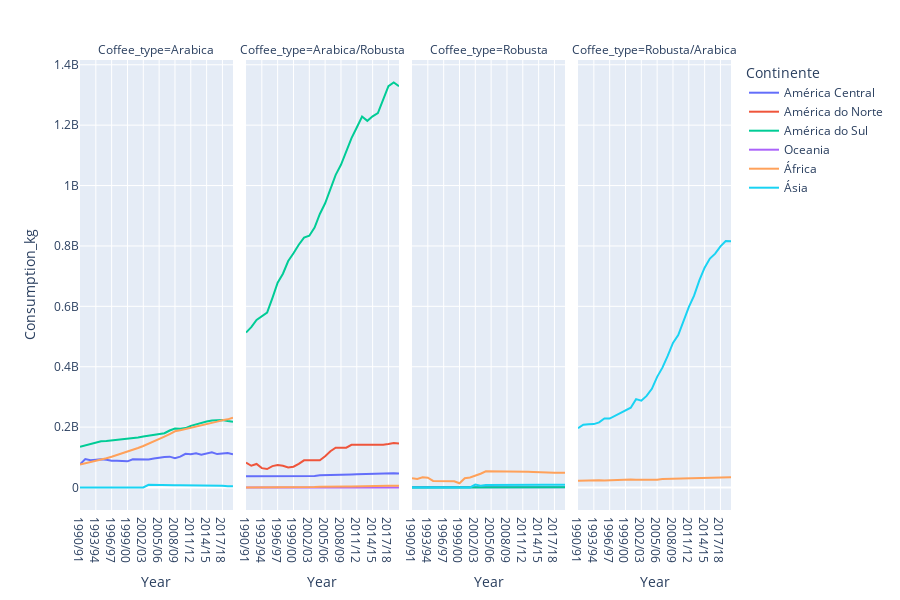

The code cell stored with this chart in its notebook:
### Code cell
fig = px.line(data_continent,
        x = 'Year',
        y = 'Consumption_kg',
        color = 'Continente',
        facet_col = 'Coffee_type')
fig.update_layout(height = 600)
fig.show()

### Figure 1 — Plotly figure (JSON) as saved in the notebook; plotly's stock layout.template omitted (floating-point values rounded to 4 significant figures)
{"data": [{"hovertemplate": "Continente=América Central<br>Coffee_type=Arabica<br>Year=%{x}<br>Consumption_kg=%{y}<extra></extra>", "legendgroup": "América Central", "line": {"color": "#636efa", "dash": "solid"}, "marker": {"symbol": "circle"}, "mode": "lines", "name": "América Central", "orientation": "v", "showlegend": true, "type": "scatter", "x": ["1990/91", "1991/92", "1992/93", "1993/94", "1994/95", "1995/96", "1996/97", "1997/98", "1998/99", "1999/00", "2000/01", "2001/02", "2002/03", "2003/04", "2004/05", "2005/06", "2006/07", "2007/08", "2008/09", "2009/10", "2010/11", "2011/12", "2012/13", "2013/14", "2014/15", "2015/16", "2016/17", "2017/18", "2018/19", "2019/20"], "xaxis": "x", "y": [76809240, 94266000, 90516000, 92676000, 93796020, 91990020, 88917660, 88576920, 86578020, 86676000, 93359820, 92557380, 92875440, 93012900, 96106680, 99349140, 101279100, 102128700, 96638340, 102181800, 111417960, 110132940, 113313660, 108337260, 111809040, 116926020, 110651100, 112940040, 114060000, 110460000], "yaxis": "y"}, {"hovertemplate": "Continente=América Central<br>Coffee_type=Arabica/Robusta<br>Year=%{x}<br>Consumption_kg=%{y}<extra></extra>", "legendgroup": "América Central", "line": {"color": "#636efa", "dash": "solid"}, "marker": {"symbol": "circle"}, "mode": "lines", "name": "América Central", "orientation": "v", "showlegend": false, "type": "scatter", "x": ["1990/91", "1991/92", "1992/93", "1993/94", "1994/95", "1995/96", "1996/97", "1997/98", "1998/99", "1999/00", "2000/01", "2001/02", "2002/03", "2003/04", "2004/05", "2005/06", "2006/07", "2007/08", "2008/09", "2009/10", "2010/11", "2011/12", "2012/13", "2013/14", "2014/15", "2015/16", "2016/17", "2017/18", "2018/19", "2019/20"], "xaxis": "x2", "y": [37200000, 37200000, 37200000, 37800000, 38400000, 39600000, 37500000, 37500000, 37500000, 37500000, 37500000, 38411880, 38411880, 38400000, 40679880, 40679880, 40679880, 40680000, 42780000, 41880000, 43080000, 43680000, 44280000, 45199980, 46080000, 46680000, 46800000, 47100000, 47100000, 46200000], "yaxis": "y2"}, {"hovertemplate": "Continente=América Central<br>Coffee_type=Robusta<br>Year=%{x}<br>Consumption_kg=%{y}<extra></extra>", "legendgroup": "América Central", "line": {"color": "#636efa", "dash": "solid"}, "marker": {"symbol": "circle"}, "mode": "lines", "name": "América Central", "orientation": "v", "showlegend": false, "type": "scatter", "x": ["1990/91", "1991/92", "1992/93", "1993/94", "1994/95", "1995/96", "1996/97", "1997/98", "1998/99", "1999/00", "2000/01", "2001/02", "2002/03", "2003/04", "2004/05", "2005/06", "2006/07", "2007/08", "2008/09", "2009/10", "2010/11", "2011/12", "2012/13", "2013/14", "2014/15", "2015/16", "2016/17", "2017/18", "2018/19", "2019/20"], "xaxis": "x3", "y": [480000, 690000, 600000, 600000, 840000, 840000, 840000, 840000, 840000, 840000, 840000, 840000, 840000, 840000, 840000, 840000, 660000, 660000, 660000, 660000, 600000, 600000, 600000, 600000, 600000, 600000, 600000, 600000, 600000, 600000], "yaxis": "y3"}, {"hovertemplate": "Continente=América do Norte<br>Coffee_type=Arabica/Robusta<br>Year=%{x}<br>Consumption_kg=%{y}<extra></extra>", "legendgroup": "América do Norte", "line": {"color": "#EF553B", "dash": "solid"}, "marker": {"symbol": "circle"}, "mode": "lines", "name": "América do Norte", "orientation": "v", "showlegend": true, "type": "scatter", "x": ["1990/91", "1991/92", "1992/93", "1993/94", "1994/95", "1995/96", "1996/97", "1997/98", "1998/99", "1999/00", "2000/01", "2001/02", "2002/03", "2003/04", "2004/05", "2005/06", "2006/07", "2007/08", "2008/09", "2009/10", "2010/11", "2011/12", "2012/13", "2013/14", "2014/15", "2015/16", "2016/17", "2017/18", "2018/19", "2019/20"], "xaxis": "x2", "y": [82440000, 72000000, 78000000, 64200000, 61200000, 70740000, 74100000, 72060000, 66480000, 69000000, 78300000, 90000000, 90000000, 90000000, 90000000, 103500000, 120000000, 132000000, 132000000, 132000000, 141240000, 141240000, 141240000, 139260000, 140820000, 139740000, 141600000, 144000000, 147000000, 145500000], "yaxis": "y2"}, {"hovertemplate": "Continente=América do Sul<br>Coffee_type=Arabica<br>Year=%{x}<br>Consumption_kg=%{y}<extra></extra>", "legendgroup": "América do Sul", "line": {"color": "#00cc96", "dash": "solid"}, "marker": {"symbol": "circle"}, "mode": "lines", "name": "América do Sul", "orientation": "v", "showlegend": true, "type": "scatter", "x": ["1990/91", "1991/92", "1992/93", "1993/94", "1994/95", "1995/96", "1996/97", "1997/98", "1998/99", "1999/00", "2000/01", "2001/02", "2002/03", "2003/04", "2004/05", "2005/06", "2006/07", "2007/08", "2008/09", "2009/10", "2010/11", "2011/12", "2012/13", "2013/14", "2014/15", "2015/16", "2016/17", "2017/18", "2018/19", "2019/20"], "xaxis": "x", "y": [134843400, 138988800, 143728200, 148405800, 152874000, 154317600, 155860800, 157566599, 159290400, 161216400, 163259400, 165454200, 168946200, 171370800, 174323400, 176790000, 179684580, 188805180, 195285600, 194428740, 196711440, 204243900, 209084520, 215341200, 218337060, 221722380, 222806484, 223306260, 220284600, 217846440], "yaxis": "y"}, {"hovertemplate": "Continente=América do Sul<br>Coffee_type=Arabica/Robusta<br>Year=%{x}<br>Consumption_kg=%{y}<extra></extra>", "legendgroup": "América do Sul", "line": {"color": "#00cc96", "dash": "solid"}, "marker": {"symbol": "circle"}, "mode": "lines", "name": "América do Sul", "orientation": "v", "showlegend": false, "type": "scatter", "x": ["1990/91", "1991/92", "1992/93", "1993/94", "1994/95", "1995/96", "1996/97", "1997/98", "1998/99", "1999/00", "2000/01", "2001/02", "2002/03", "2003/04", "2004/05", "2005/06", "2006/07", "2007/08", "2008/09", "2009/10", "2010/11", "2011/12", "2012/13", "2013/14", "2014/15", "2015/16", "2016/17", "2017/18", "2018/19", "2019/20"], "xaxis": "x2", "y": [513000000, 531000000, 555000000, 567000000, 579000000, 627000000, 678000000, 708000000, 750000000, 775800000, 804000000, 827400000, 834000000, 861000000, 905760000, 941280000, 988860000, 1035600000, 1068600000, 1112400000, 1156920000, 1192200000, 1228800000, 1214400000, 1229280000, 1239780000, 1282800000, 1329120000, 1341300000, 1328940000], "yaxis": "y2"}, {"hovertemplate": "Continente=América do Sul<br>Coffee_type=Robusta<br>Year=%{x}<br>Consumption_kg=%{y}<extra></extra>", "legendgroup": "América do Sul", "line": {"color": "#00cc96", "dash": "solid"}, "marker": {"symbol": "circle"}, "mode": "lines", "name": "América do Sul", "orientation": "v", "showlegend": false, "type": "scatter", "x": ["1990/91", "1991/92", "1992/93", "1993/94", "1994/95", "1995/96", "1996/97", "1997/98", "1998/99", "1999/00", "2000/01", "2001/02", "2002/03", "2003/04", "2004/05", "2005/06", "2006/07", "2007/08", "2008/09", "2009/10", "2010/11", "2011/12", "2012/13", "2013/14", "2014/15", "2015/16", "2016/17", "2017/18", "2018/19", "2019/20"], "xaxis": "x3", "y": [0, 0, 0, 0, 0, 0, 0, 0, 292020, 261000, 112980, 250020, 261000, 285000, 330000, 336000, 343020, 420000, 508020, 493980, 510000, 516000, 522000, 528000, 534000, 540000, 540000, 540000, 540000, 540000], "yaxis": "y3"}, {"hovertemplate": "Continente=Oceania<br>Coffee_type=Arabica/Robusta<br>Year=%{x}<br>Consumption_kg=%{y}<extra></extra>", "legendgroup": "Oceania", "line": {"color": "#ab63fa", "dash": "solid"}, "marker": {"symbol": "circle"}, "mode": "lines", "name": "Oceania", "orientation": "v", "showlegend": true, "type": "scatter", "x": ["1990/91", "1991/92", "1992/93", "1993/94", "1994/95", "1995/96", "1996/97", "1997/98", "1998/99", "1999/00", "2000/01", "2001/02", "2002/03", "2003/04", "2004/05", "2005/06", "2006/07", "2007/08", "2008/09", "2009/10", "2010/11", "2011/12", "2012/13", "2013/14", "2014/15", "2015/16", "2016/17", "2017/18", "2018/19", "2019/20"], "xaxis": "x2", "y": [180000, 180000, 180000, 120000, 120000, 120000, 120000, 120000, 60000, 120000, 120000, 120000, 120000, 120000, 120000, 120000, 120000, 120000, 120000, 120000, 85800, 74160, 102660, 122340, 115440, 108000, 120000, 120000, 120000, 120000], "yaxis": "y2"}, {"hovertemplate": "Continente=África<br>Coffee_type=Arabica<br>Year=%{x}<br>Consumption_kg=%{y}<extra></extra>", "legendgroup": "África", "line": {"color": "#FFA15A", "dash": "solid"}, "marker": {"symbol": "circle"}, "mode": "lines", "name": "África", "orientation": "v", "showlegend": true, "type": "scatter", "x": ["1990/91", "1991/92", "1992/93", "1993/94", "1994/95", "1995/96", "1996/97", "1997/98", "1998/99", "1999/00", "2000/01", "2001/02", "2002/03", "2003/04", "2004/05", "2005/06", "2006/07", "2007/08", "2008/09", "2009/10", "2010/11", "2011/12", "2012/13", "2013/14", "2014/15", "2015/16", "2016/17", "2017/18", "2018/19", "2019/20"], "xaxis": "x", "y": [75750000, 79590000, 83605920, 87859980, 92329980, 96912000, 101700000, 107016000, 112536000, 118176000, 124296000, 130716000, 137395980, 144535980, 152076000, 159936000, 168276000, 177060000, 186300000, 189900000, 193620000, 197460000, 201300000, 205560000, 209640000, 214020000, 218220000, 222840000, 225660000, 231510000], "yaxis": "y"}, {"hovertemplate": "Continente=África<br>Coffee_type=Arabica/Robusta<br>Year=%{x}<br>Consumption_kg=%{y}<extra></extra>", "legendgroup": "África", "line": {"color": "#FFA15A", "dash": "solid"}, "marker": {"symbol": "circle"}, "mode": "lines", "name": "África", "orientation": "v", "showlegend": false, "type": "scatter", "x": ["1990/91", "1991/92", "1992/93", "1993/94", "1994/95", "1995/96", "1996/97", "1997/98", "1998/99", "1999/00", "2000/01", "2001/02", "2002/03", "2003/04", "2004/05", "2005/06", "2006/07", "2007/08", "2008/09", "2009/10", "2010/11", "2011/12", "2012/13", "2013/14", "2014/15", "2015/16", "2016/17", "2017/18", "2018/19", "2019/20"], "xaxis": "x2", "y": [360000, 306000, 1254000, 1164600, 1170000, 936000, 1116000, 1140000, 1140000, 960000, 1020000, 1020000, 1020000, 1740000, 2340000, 2934360, 2913600, 2901420, 2906100, 2903940, 2940000, 3657000, 4422000, 4528020, 4723020, 5643000, 5598000, 5620020, 5640000, 5820000], "yaxis": "y2"}, {"hovertemplate": "Continente=África<br>Coffee_type=Robusta<br>Year=%{x}<br>Consumption_kg=%{y}<extra></extra>", "legendgroup": "África", "line": {"color": "#FFA15A", "dash": "solid"}, "marker": {"symbol": "circle"}, "mode": "lines", "name": "África", "orientation": "v", "showlegend": false, "type": "scatter", "x": ["1990/91", "1991/92", "1992/93", "1993/94", "1994/95", "1995/96", "1996/97", "1997/98", "1998/99", "1999/00", "2000/01", "2001/02", "2002/03", "2003/04", "2004/05", "2005/06", "2006/07", "2007/08", "2008/09", "2009/10", "2010/11", "2011/12", "2012/13", "2013/14", "2014/15", "2015/16", "2016/17", "2017/18", "2018/19", "2019/20"], "xaxis": "x3", "y": [30912000, 28345020, 33583020, 32388000, 21879960, 21768000, 20269980, 20088000, 20568000, 14022900, 30904020, 33238020, 38625240, 45585240, 53613420, 53613420, 53578020, 53677980, 53776500, 53974980, 54116820, 53194500, 52192560, 51169260, 49962720, 48763200, 48165240, 48465240, 49065240, 49065600], "yaxis": "y3"}, {"hovertemplate": "Continente=África<br>Coffee_type=Robusta/Arabica<br>Year=%{x}<br>Consumption_kg=%{y}<extra></extra>", "legendgroup": "África", "line": {"color": "#FFA15A", "dash": "solid"}, "marker": {"symbol": "circle"}, "mode": "lines", "name": "África", "orientation": "v", "showlegend": false, "type": "scatter", "x": ["1990/91", "1991/92", "1992/93", "1993/94", "1994/95", "1995/96", "1996/97", "1997/98", "1998/99", "1999/00", "2000/01", "2001/02", "2002/03", "2003/04", "2004/05", "2005/06", "2006/07", "2007/08", "2008/09", "2009/10", "2010/11", "2011/12", "2012/13", "2013/14", "2014/15", "2015/16", "2016/17", "2017/18", "2018/19", "2019/20"], "xaxis": "x4", "y": [22398000, 23299980, 23599980, 23700000, 24300000, 23400000, 24000000, 26471400, 26760000, 26340000, 26220000, 25800000, 25740000, 24900000, 25440000, 26040000, 28440000, 28755000, 29040000, 29262000, 30139980, 30601020, 31063980, 31456980, 32071020, 32400000, 32820000, 33168000, 33480000, 33540000], "yaxis": "y4"}, {"hovertemplate": "Continente=Ásia<br>Coffee_type=Arabica<br>Year=%{x}<br>Consumption_kg=%{y}<extra></extra>", "legendgroup": "Ásia", "line": {"color": "#19d3f3", "dash": "solid"}, "marker": {"symbol": "circle"}, "mode": "lines", "name": "Ásia", "orientation": "v", "showlegend": true, "type": "scatter", "x": ["1990/91", "1991/92", "1992/93", "1993/94", "1994/95", "1995/96", "1996/97", "1997/98", "1998/99", "1999/00", "2000/01", "2001/02", "2002/03", "2003/04", "2004/05", "2005/06", "2006/07", "2007/08", "2008/09", "2009/10", "2010/11", "2011/12", "2012/13", "2013/14", "2014/15", "2015/16", "2016/17", "2017/18", "2018/19", "2019/20"], "xaxis": "x", "y": [0, 0, 0, 0, 0, 0, 0, 0, 0, 0, 0, 0, 0, 8760000, 8160000, 8280000, 8280000, 7800000, 7800000, 7800000, 7829400, 7829400, 7829400, 7829400, 7529400, 6929400, 6029400, 5429400, 3929400, 3869400], "yaxis": "y"}, {"hovertemplate": "Continente=Ásia<br>Coffee_type=Robusta<br>Year=%{x}<br>Consumption_kg=%{y}<extra></extra>", "legendgroup": "Ásia", "line": {"color": "#19d3f3", "dash": "solid"}, "marker": {"symbol": "circle"}, "mode": "lines", "name": "Ásia", "orientation": "v", "showlegend": false, "type": "scatter", "x": ["1990/91", "1991/92", "1992/93", "1993/94", "1994/95", "1995/96", "1996/97", "1997/98", "1998/99", "1999/00", "2000/01", "2001/02", "2002/03", "2003/04", "2004/05", "2005/06", "2006/07", "2007/08", "2008/09", "2009/10", "2010/11", "2011/12", "2012/13", "2013/14", "2014/15", "2015/16", "2016/17", "2017/18", "2018/19", "2019/20"], "xaxis": "x3", "y": [0, 0, 0, 0, 0, 0, 0, 0, 0, 0, 0, 0, 9480000, 6180000, 8100000, 8400000, 8400000, 8400000, 9000000, 9000000, 9000000, 9000000, 9000000, 9000000, 9000000, 9000000, 9000000, 9300000, 9300000, 9420000], "yaxis": "y3"}, {"hovertemplate": "Continente=Ásia<br>Coffee_type=Robusta/Arabica<br>Year=%{x}<br>Consumption_kg=%{y}<extra></extra>", "legendgroup": "Ásia", "line": {"color": "#19d3f3", "dash": "solid"}, "marker": {"symbol": "circle"}, "mode": "lines", "name": "Ásia", "orientation": "v", "showlegend": false, "type": "scatter", "x": ["1990/91", "1991/92", "1992/93", "1993/94", "1994/95", "1995/96", "1996/97", "1997/98", "1998/99", "1999/00", "2000/01", "2001/02", "2002/03", "2003/04", "2004/05", "2005/06", "2006/07", "2007/08", "2008/09", "2009/10", "2010/11", "2011/12", "2012/13", "2013/14", "2014/15", "2015/16", "2016/17", "2017/18", "2018/19", "2019/20"], "xaxis": "x4", "y": [196180020, 207820020, 209820000, 209959980, 215700000, 228530700, 228330960, 236883480, 244951140, 253560000, 264157500, 292731900, 287390520, 303230760, 326901360, 366480000, 396900000, 435660000, 478740000, 504960000, 550560000, 597120000, 635400000, 686100000, 727920000, 758100000, 774300000, 798600000, 816600000, 815460000], "yaxis": "y4"}], "layout": {"annotations": [{"font": {}, "showarrow": false, "text": "Coffee_type=Arabica", "x": 0.1175, "xanchor": "center", "xref": "paper", "y": 1, "yanchor": "bottom", "yref": "paper"}, {"font": {}, "showarrow": false, "text": "Coffee_type=Arabica/Robusta", "x": 0.3725, "xanchor": "center", "xref": "paper", "y": 1, "yanchor": "bottom", "yref": "paper"}, {"font": {}, "showarrow": false, "text": "Coffee_type=Robusta", "x": 0.6275, "xanchor": "center", "xref": "paper", "y": 1, "yanchor": "bottom", "yref": "paper"}, {"font": {}, "showarrow": false, "text": "Coffee_type=Robusta/Arabica", "x": 0.8825, "xanchor": "center", "xref": "paper", "y": 1, "yanchor": "bottom", "yref": "paper"}], "height": 600, "legend": {"title": {"text": "Continente"}, "tracegroupgap": 0}, "margin": {"t": 60}, "xaxis": {"anchor": "y", "domain": [0, 0.235], "title": {"text": "Year"}}, "xaxis2": {"anchor": "y2", "domain": [0.255, 0.49], "matches": "x", "title": {"text": "Year"}}, "xaxis3": {"anchor": "y3", "domain": [0.51, 0.745], "matches": "x", "title": {"text": "Year"}}, "xaxis4": {"anchor": "y4", "domain": [0.765, 1.0], "matches": "x", "title": {"text": "Year"}}, "yaxis": {"anchor": "x", "domain": [0, 1], "title": {"text": "Consumption_kg"}}, "yaxis2": {"anchor": "x2", "domain": [0, 1], "matches": "y", "showticklabels": false}, "yaxis3": {"anchor": "x3", "domain": [0, 1], "matches": "y", "showticklabels": false}, "yaxis4": {"anchor": "x4", "domain": [0, 1], "matches": "y", "showticklabels": false}}}
